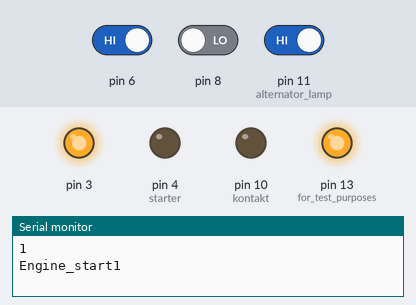
A sketch run on a simulated Arduino Uno, built with avr-gcc and run on an emulated ATmega328P. Parts: output pins drawn as LEDs (lit = HIGH), the last lines printed to the serial monitor. The inputs (shaded band) are chosen by the test bench; at power-on: pin 11 (alternator_lamp) HIGH, pin 6 HIGH, pin 8 LOW.

Above: at 1.8 s.
1.9 s: pin 11 (alternator_lamp) driven LOW
At 3.0 s:
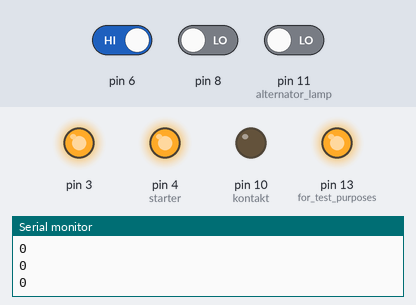
3.4 s: pin 6 driven LOW
At 4.5 s:
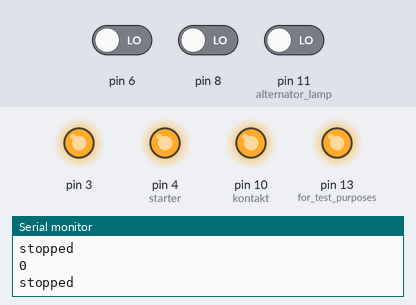
4.9 s: pin 8 driven HIGH
At 6.0 s:
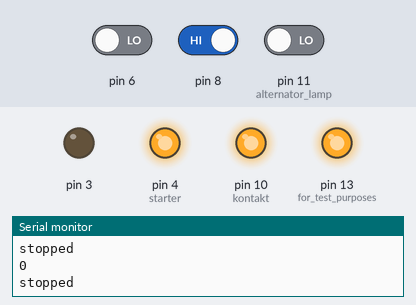
6.9 s: pin 6 driven HIGH
At 8.6 s:
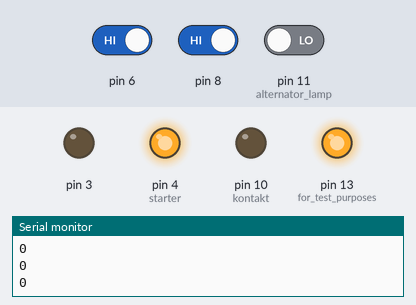
8.9 s: pin 8 driven LOW
At 9.5 s:
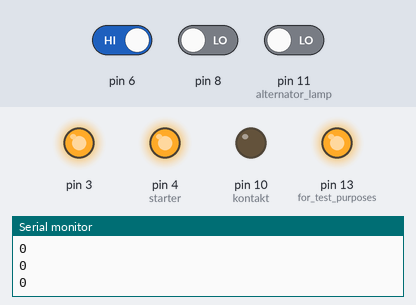
Timing chart, 0 to 11.4 s (numbered marks = the images above; inputs shaded):
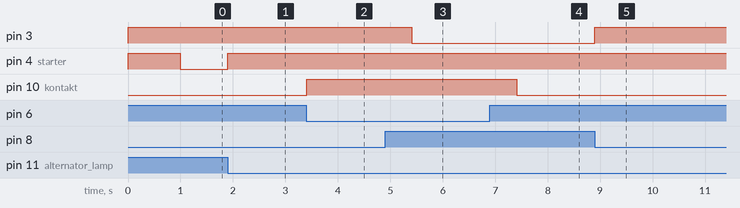

Measured:
- after the input at 1.9 s, pin 4 (starter): LOW → HIGH at once
- after the input at 3.4 s, pin 10 (kontakt): LOW → HIGH at once
- after the input at 4.9 s, pin 3: HIGH → LOW after 0.51 s
- after the input at 6.9 s, pin 10 (kontakt): HIGH → LOW after 0.51 s
- after the input at 8.9 s, pin 3: LOW → HIGH at once

The sketch:

first_version.ino
```cpp
int starts=1;
unsigned long time_stop;
unsigned long heater_start;
//voltmeter//
int analogInput = 0;
float vout = 0.0;
float vin = 0.0;
float R1 = 12000.0; // resistance of R1 (12K)
float R2 = 4700.0; // resistance of R2 (4.7K)
int value = 0;
int started = 0;

void setup()
{
  pinMode(6, INPUT);
  pinMode(8, INPUT);
  pinMode(3, OUTPUT);
  digitalWrite(3, HIGH);
  pinMode(4, OUTPUT); //starter
  digitalWrite(4,HIGH);
  pinMode(10, OUTPUT); //kontakt
  digitalWrite(10,HIGH);
  pinMode(11, INPUT); //alternator lamp
  pinMode(13,OUTPUT); //for test purposes
  digitalWrite(13,HIGH);
  pinMode(A0,INPUT); //voltmeter input
  Serial.begin(9600);
}

void loop()
{
  Serial.println
  (digitalRead(11));
  if(digitalRead(8) == HIGH /*heater_start <= millis() */){
    digitalWrite(3, LOW);
  }else{
    digitalWrite(3, HIGH);
  }
   if(digitalRead(6) == LOW){
    Serial.println("\nstopped");
    digitalWrite(10,HIGH);
    digitalWrite(4,HIGH);
    started = 0;
    delay(1000);
  }else if(started == 0){
    if(digitalRead(6) == HIGH){
        digitalWrite(10,LOW); //kontakt
        delay(1000);
        engine_start();
      }
  }


}

float voltmeter()
{
    value = analogRead(A0);
    vout = (value * 5.0) / 1024.0;
    vin = vout / (R2/(R1+R2));
    if (vin<0.09){
        vin=0.0;//statement to quash undesired reading !
    }
  return vin;
}

void engine_start(){
          Serial.print("\nEngine_start");
          Serial.print(digitalRead(11));

          //if(digitalRead(12) == HIGH){

          //do{
           // digitalWrite(4,LOW);
             //started = 1;
          //}while(digitalRead(12) == HIGH);
          //digitalWrite(4,LOW);
          //delay(1000);
          digitalWrite(4,LOW);
          while(1){
            if(digitalRead(11) == LOW){
               Serial.print("\nstarted");

              started = 1;
              digitalWrite(4,HIGH);
              heater_start = millis() + 10000;
              break;
            }
            /*if(digitalRead(5) == LOW){
              Serial.println("\nstopped");
              digitalWrite(10,HIGH);
              started = 0;
              delay(100);
            }
            */

          }

        //}
}
```
